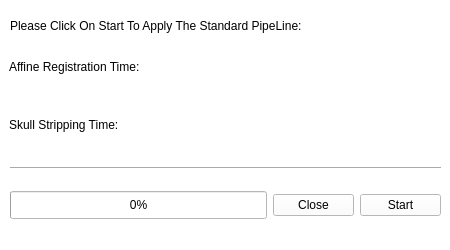
<?xml version="1.0" encoding="UTF-8"?>
<ui version="4.0">
 <class>MainWindow</class>
 <widget class="QMainWindow" name="MainWindow">
  <property name="windowModality">
   <enum>Qt::NonModal</enum>
  </property>
  <property name="geometry">
   <rect>
    <x>0</x>
    <y>0</y>
    <width>450</width>
    <height>250</height>
   </rect>
  </property>
  <property name="sizePolicy">
   <sizepolicy hsizetype="Fixed" vsizetype="Fixed">
    <horstretch>0</horstretch>
    <verstretch>0</verstretch>
   </sizepolicy>
  </property>
  <property name="minimumSize">
   <size>
    <width>450</width>
    <height>250</height>
   </size>
  </property>
  <property name="maximumSize">
   <size>
    <width>450</width>
    <height>250</height>
   </size>
  </property>
  <property name="windowTitle">
   <string>Preprocessing</string>
  </property>
  <property name="styleSheet">
   <string notr="true">background-color: rgb(255, 255, 255);</string>
  </property>
  <widget class="QWidget" name="centralwidget">
   <widget class="QWidget" name="gridLayoutWidget">
    <property name="geometry">
     <rect>
      <x>9</x>
      <y>40</y>
      <width>431</width>
      <height>111</height>
     </rect>
    </property>
    <layout class="QGridLayout" name="gridLayout">
     <item row="1" column="0">
      <widget class="QLabel" name="label_2">
       <property name="text">
        <string>Skull Stripping Time: </string>
       </property>
      </widget>
     </item>
     <item row="1" column="1">
      <widget class="QLabel" name="stat_sks">
       <property name="text">
        <string/>
       </property>
      </widget>
     </item>
     <item row="0" column="1">
      <widget class="QLabel" name="stat_affine_reg">
       <property name="text">
        <string/>
       </property>
      </widget>
     </item>
     <item row="0" column="0">
      <widget class="QLabel" name="label">
       <property name="text">
        <string>Affine Registration Time:</string>
       </property>
      </widget>
     </item>
    </layout>
   </widget>
   <widget class="QLabel" name="label_7">
    <property name="geometry">
     <rect>
      <x>10</x>
      <y>10</y>
      <width>431</width>
      <height>31</height>
     </rect>
    </property>
    <property name="text">
     <string>Please Click On Start To Apply The Standard PipeLine:</string>
    </property>
   </widget>
   <widget class="Line" name="line">
    <property name="geometry">
     <rect>
      <x>10</x>
      <y>160</y>
      <width>431</width>
      <height>16</height>
     </rect>
    </property>
    <property name="orientation">
     <enum>Qt::Horizontal</enum>
    </property>
   </widget>
   <widget class="QWidget" name="layoutWidget">
    <property name="geometry">
     <rect>
      <x>10</x>
      <y>190</y>
      <width>431</width>
      <height>30</height>
     </rect>
    </property>
    <layout class="QHBoxLayout" name="horizontalLayout">
     <item>
      <widget class="QProgressBar" name="progressBar">
       <property name="maximumSize">
        <size>
         <width>257</width>
         <height>28</height>
        </size>
       </property>
       <property name="maximum">
        <number>1</number>
       </property>
       <property name="value">
        <number>0</number>
       </property>
       <property name="textDirection">
        <enum>QProgressBar::TopToBottom</enum>
       </property>
       <property name="format">
        <string>%p%</string>
       </property>
      </widget>
     </item>
     <item>
      <widget class="QPushButton" name="cancel_done">
       <property name="text">
        <string>Close</string>
       </property>
      </widget>
     </item>
     <item>
      <widget class="QPushButton" name="start">
       <property name="text">
        <string>Start</string>
       </property>
      </widget>
     </item>
    </layout>
   </widget>
  </widget>
  <action name="actionAdd_File">
   <property name="icon">
    <iconset resource="app_icon.qrc">
     <normaloff>:/icon/icon/folder.png</normaloff>:/icon/icon/folder.png</iconset>
   </property>
   <property name="text">
    <string>Add File</string>
   </property>
   <property name="toolTip">
    <string>Add file</string>
   </property>
  </action>
  <action name="actionImage_Preprocessing">
   <property name="icon">
    <iconset resource="app_icon.qrc">
     <normaloff>:/icon/icon/processing.png</normaloff>:/icon/icon/processing.png</iconset>
   </property>
   <property name="text">
    <string>Image Preprocessing</string>
   </property>
   <property name="toolTip">
    <string>Image Preprocessing</string>
   </property>
  </action>
  <action name="actionClassification">
   <property name="icon">
    <iconset resource="app_icon.qrc">
     <normaloff>:/icon/icon/classification.png</normaloff>:/icon/icon/classification.png</iconset>
   </property>
   <property name="text">
    <string>Classification</string>
   </property>
   <property name="toolTip">
    <string>Classification</string>
   </property>
  </action>
 </widget>
 <resources>
  <include location="app_icon.qrc"/>
 </resources>
 <connections/>
</ui>
